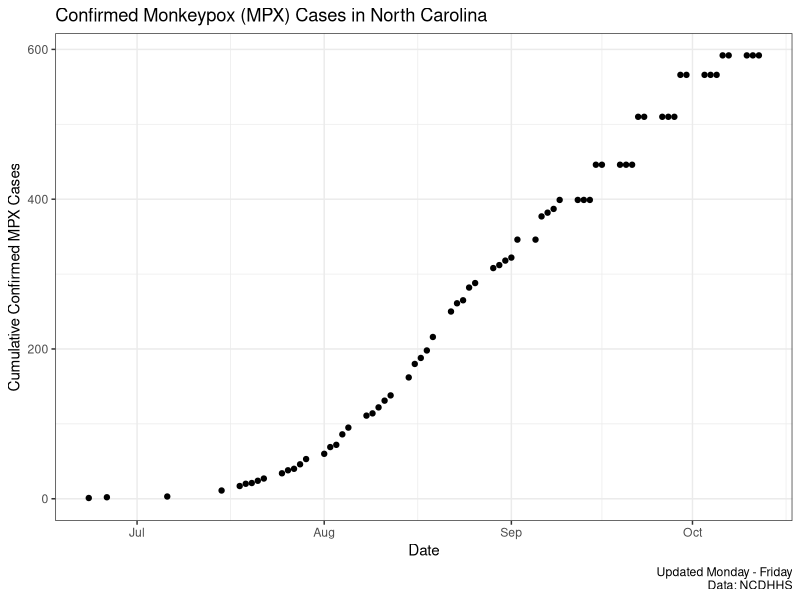

Write R code to recreate this figure.
## ---- chunk 1
#| echo: false
library(data.table)
library(ggplot2)

dat <- fread(here::here("data", "mpx.csv"))

dat$clean_date <- with(dat, as.Date(stringr::str_extract(ping_time, "\\d{4}-\\d{2}-\\d{2}")))



last_available <- format(max(dat$clean_date), "%d %B, %Y")

## ---- chunk 2
ggplot(dat, aes(x = clean_date, cases))+
  geom_point()+
  theme_bw()+
  scale_y_continuous(limits = c(0,NA), name = "Cumulative Confirmed MPX Cases")+
  scale_x_date(name = "Date")+
  labs(
    title = "Confirmed Monkeypox (MPX) Cases in North Carolina",
    caption = "Updated Monday - Friday\nData: NCDHHS"
  )
